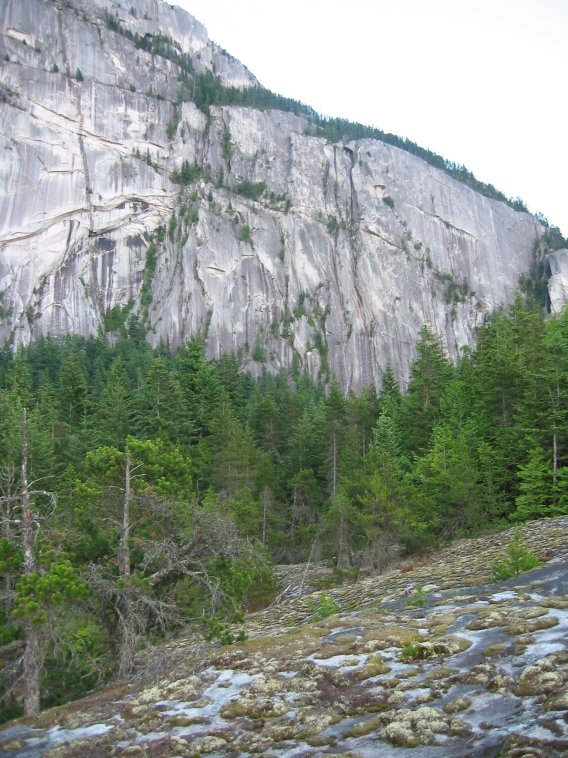
%> input picture ROB501: Computer Vision/Project 1/mountain_07.jpg, 568 x 758 px
$ octave panorama.m   (GNU Octave 9; MATLAB toolbox functions it lacks are replaced by stand-ins)
%> lines starting %> are read from the running program, lines starting %| are printed output that depends on the picture
% Tidying Up
clear
close all
clc

% Setup file names, stitching from left to right
file =	['mountain_07.jpg'; 'mountain_03.jpg'; 'mountain_02.jpg'; 'mountain_01.jpg'];
temp =	imread('mountain_07.jpg');		% No stitched image in first run
%> temp is the input picture: size 758x568x3 uint8; mean R, G, B 138.1, 146, 135.8
% Some padding for the other image
temp =	[	zeros(300, size(temp, 2), 3, 'uint8');
			temp;
			zeros(300, size(temp, 2), 3, 'uint8')	];
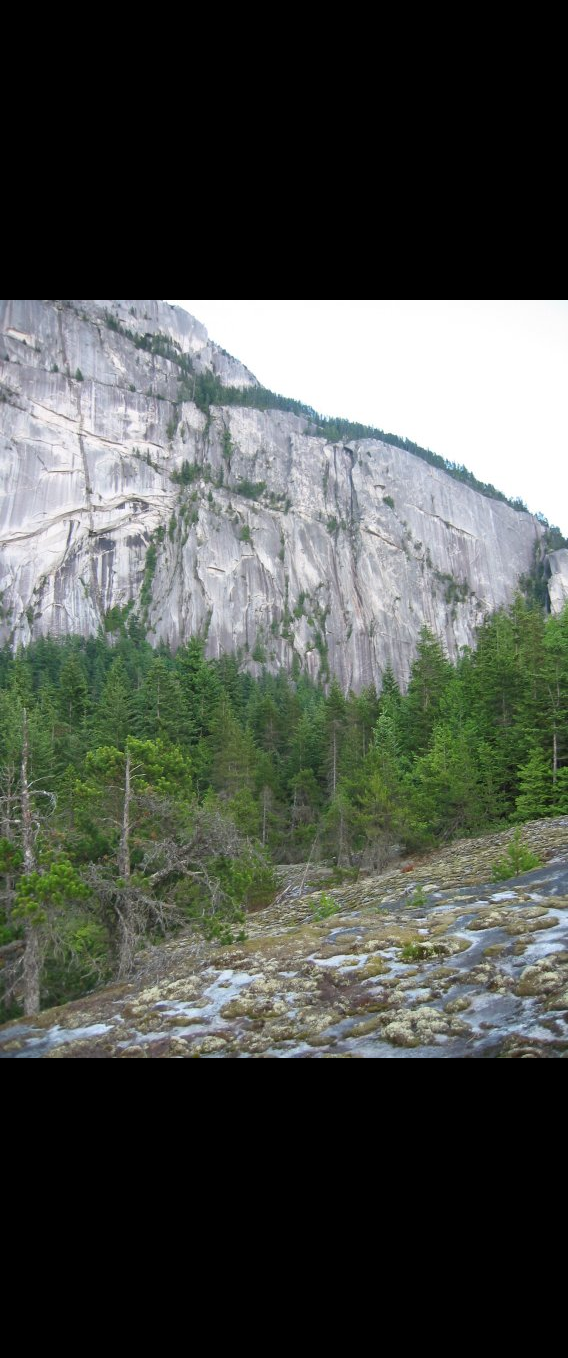
%> temp: size 1358x568x3 uint8; mean R, G, B 77.1, 81.5, 75.8

for image = 1:3
	% Load the two images
	I1 =	imread(file(image+1, :));
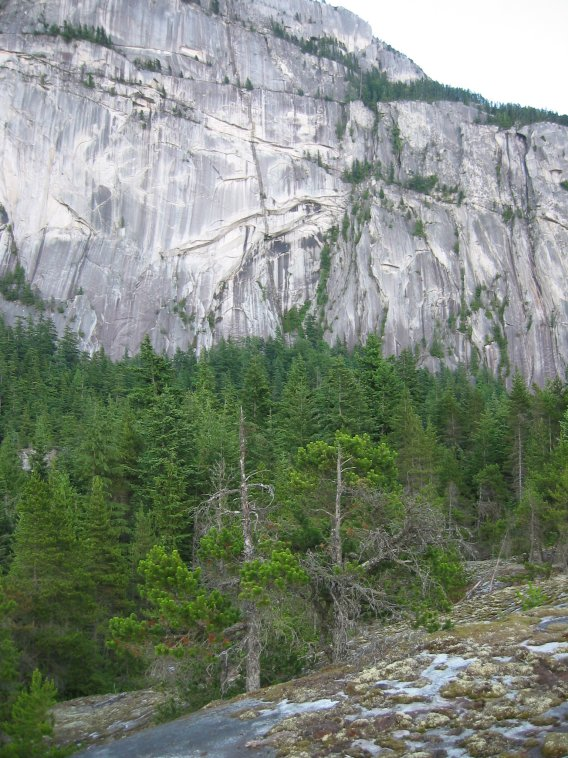
%> input picture ROB501: Computer Vision/Project 1/mountain_03.jpg, 568 x 758 px
%> I1 is the input picture: size 758x568x3 uint8; mean R, G, B 127, 136.2, 123.6
	I2 =	imread(file(image, :));

	% OpenSurf
	% ---------------------------------------------------------------------

	% Get the Key Points
	Options.upright=true;
	Options.tresh=0.0001;
%> (the run ends here)
